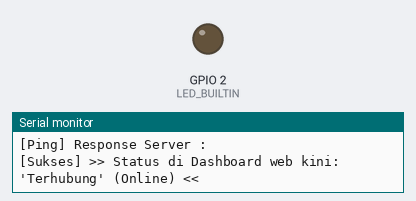
A sketch run on a simulated ESP8266 (Wemos D1 mini). Shown: output pins drawn as LEDs (lit = HIGH, except the on-board LED, lit = LOW), the last lines printed to the serial monitor. WiFi joins after 1.5 s; servers stay silent unless stated; uploads are accepted with an empty reply.

Above: at 11.2 s.
At 18.92 s:
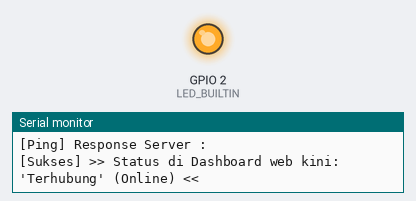
Timing chart, 0 to 23.1 s (numbered marks = the images above):
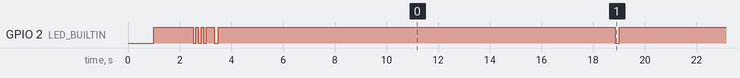

The sketch:

esp8266_ping.ino
```cpp
/*
 * ==============================================================================
 * Project   : Algorithmics Face Recognation (Methics)
 * Board     : ESP8266 (NodeMCU / Wemos D1 Mini / Generic ESP8266)
 * Deskripsi : Pengujian koneksi dan heartbeat ping dari ESP8266 ke server backend
 *             untuk memperbarui status perangkat menjadi "Terhubung" di dashboard.
 * Server IP : 10.229.23.195:8080
 * ==============================================================================
 */

#include <ESP8266WiFi.h>
#include <ESP8266HTTPClient.h>
#include <WiFiClient.h>

// -----------------------------------------------------------------------------
// KONFIGURASI WIFI & SERVER
// -----------------------------------------------------------------------------
// Ganti dengan Nama dan Password Wi-Fi yang sama dengan laptop/PC Anda:
const char* WIFI_SSID     = "Poco X3 Oguri";
const char* WIFI_PASSWORD = "qwertyuiop";

// Endpoint server backend Go:
const char* SERVER_URL    = "http://10.229.23.195:8080/api/v1/devices/ping";

// Device Token (sesuai DEVICE_TOKEN di file .env backend):
const char* DEVICE_TOKEN  = "HPYTy93zrOCwWjE2QakbxX0vi7gBnVuels8dFNZG";

// ID Perangkat yang terdaftar di database (muncul di dashboard sebagai ESP32):
const char* DEVICE_ID     = "ESP32-GED-A1";

// Interval pengiriman heartbeat ping (milidetik).
// Dashboard menganggap perangkat offline jika tidak ada ping selama 2 menit.
// Disarankan mengirim ping setiap 15-30 detik:
const unsigned long PING_INTERVAL_MS = 15000;

// LED Indikator bawaan ESP8266 (NodeMCU: D4/GPIO2 atau D0/GPIO16)
#ifndef LED_BUILTIN
  #define LED_BUILTIN 2
#endif

unsigned long lastPingTime = 0;

void blinkLED(int count, int delayMs) {
  for (int i = 0; i < count; i++) {
    digitalWrite(LED_BUILTIN, LOW);   // LED ON (active low)
    delay(delayMs);
    digitalWrite(LED_BUILTIN, HIGH);  // LED OFF
    delay(delayMs);
  }
}

void connectToWiFi() {
  Serial.println();
  Serial.print("[WiFi] Menghubungkan ke: ");
  Serial.println(WIFI_SSID);

  WiFi.mode(WIFI_STA);
  WiFi.begin(WIFI_SSID, WIFI_PASSWORD);

  int attempts = 0;
  while (WiFi.status() != WL_CONNECTED) {
    delay(500);
    Serial.print(".");
    attempts++;
    if (attempts > 40) { // Timeout 20 detik
      Serial.println();
      Serial.println("[WiFi] Gagal terhubung, mencoba ulang...");
      attempts = 0;
    }
  }

  Serial.println();
  Serial.println("[WiFi] Berhasil terhubung!");
  Serial.print("[WiFi] IP Address ESP8266: ");
  Serial.println(WiFi.localIP());
  Serial.print("[WiFi] Subnet: ");
  Serial.println(WiFi.subnetMask());
  Serial.print("[WiFi] Gateway: ");
  Serial.println(WiFi.gatewayIP());

  // Kedipan 3x tanda Wi-Fi tersambung
  blinkLED(3, 100);
}

void sendHeartbeatPing() {
  if (WiFi.status() != WL_CONNECTED) {
    Serial.println("[Ping] Wi-Fi terputus, menyambungkan ulang...");
    connectToWiFi();
    return;
  }

  WiFiClient client;
  HTTPClient http;

  Serial.println("--------------------------------------------------");
  Serial.print("[Ping] Mengirim heartbeat ke: ");
  Serial.println(SERVER_URL);

  if (http.begin(client, SERVER_URL)) {
    // Header request
    http.addHeader("Content-Type", "application/x-www-form-urlencoded");
    http.addHeader("Authorization", String("Bearer ") + DEVICE_TOKEN);
    http.addHeader("X-Device-Id", DEVICE_ID);

    // Body data
    String postData = String("device_id=") + DEVICE_ID;

    // Kirim request POST
    int httpResponseCode = http.POST(postData);

    if (httpResponseCode > 0) {
      Serial.print("[Ping] HTTP Status Code: ");
      Serial.println(httpResponseCode);

      String response = http.getString();
      Serial.print("[Ping] Response Server : ");
      Serial.println(response);

      if (httpResponseCode == 200 || httpResponseCode == 202) {
        Serial.println("[Sukses] >> Status di Dashboard web kini: 'Terhubung' (Online) <<");
        // Kedipkan LED 1x sebagai tanda ping diterima
        blinkLED(1, 150);
      }
    } else {
      Serial.print("[Error] Gagal terhubung ke server. Kode error: ");
      Serial.println(httpResponseCode);
      Serial.println("[Catatan] Pastikan server Go aktif dan port 8080 tidak diblokir Windows Firewall.");
    }

    http.end();
  } else {
    Serial.println("[Error] Tidak dapat membuat koneksi HTTP client.");
  }
}

void setup() {
  Serial.begin(115200);
  delay(1000);

  pinMode(LED_BUILTIN, OUTPUT);
  digitalWrite(LED_BUILTIN, HIGH); // Matikan LED di awal

  Serial.println("\n==================================================");
  Serial.println(" ESP8266 Heartbeat Client - Algorithmics Attendance");
  Serial.println(" Target Server: 10.229.23.195:8080");
  Serial.println(" Device ID    : ESP32-GED-A1 (Mapping ke Dashboard)");
  Serial.println("==================================================");

  connectToWiFi();

  // Kirim ping pertama saat baru menyala
  sendHeartbeatPing();
  lastPingTime = millis();
}

void loop() {
  unsigned long currentMillis = millis();

  // Kirim heartbeat secara berkala setiap PING_INTERVAL_MS
  if (currentMillis - lastPingTime >= PING_INTERVAL_MS) {
    lastPingTime = currentMillis;
    sendHeartbeatPing();
  }
}
```

Measured:
- by itself, GPIO 2 (LED_BUILTIN): HIGH → LOW at 2.5 s, → HIGH 0.10 s later, → LOW 0.10 s later, → HIGH 0.10 s later, … (24 changes in this stretch)
